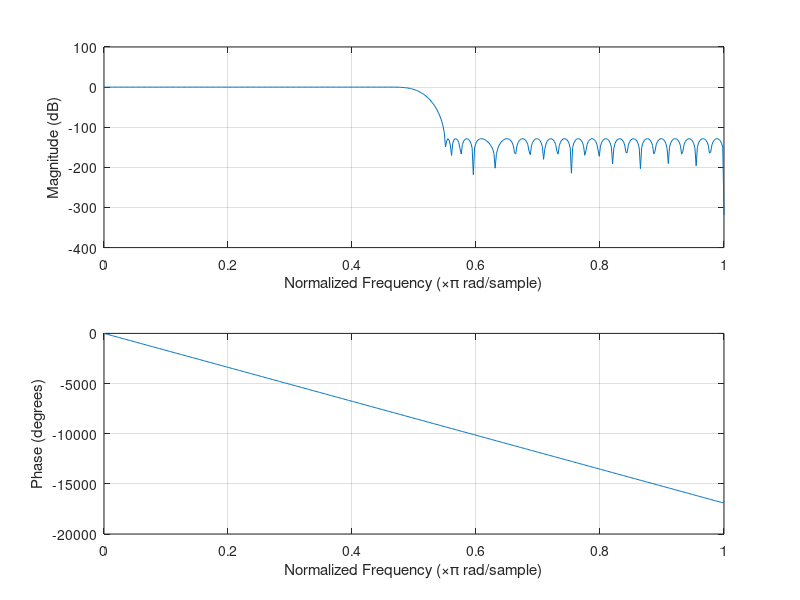
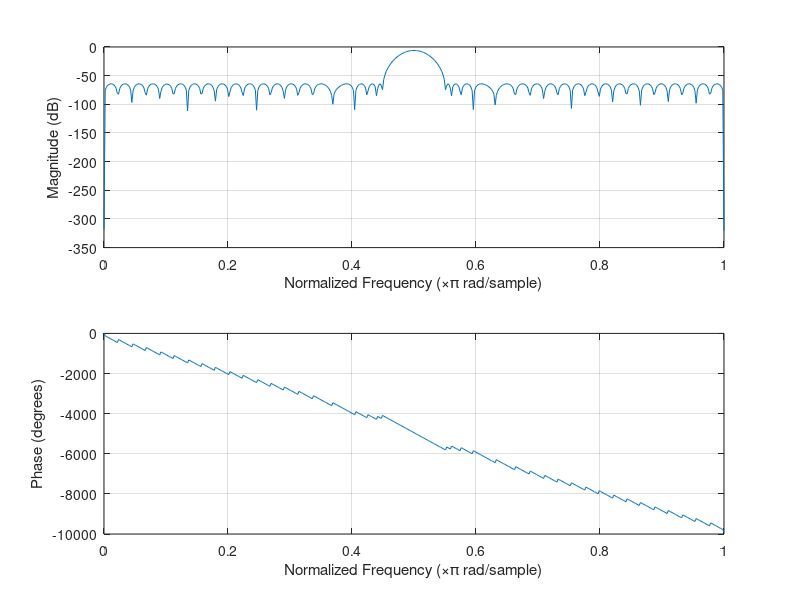
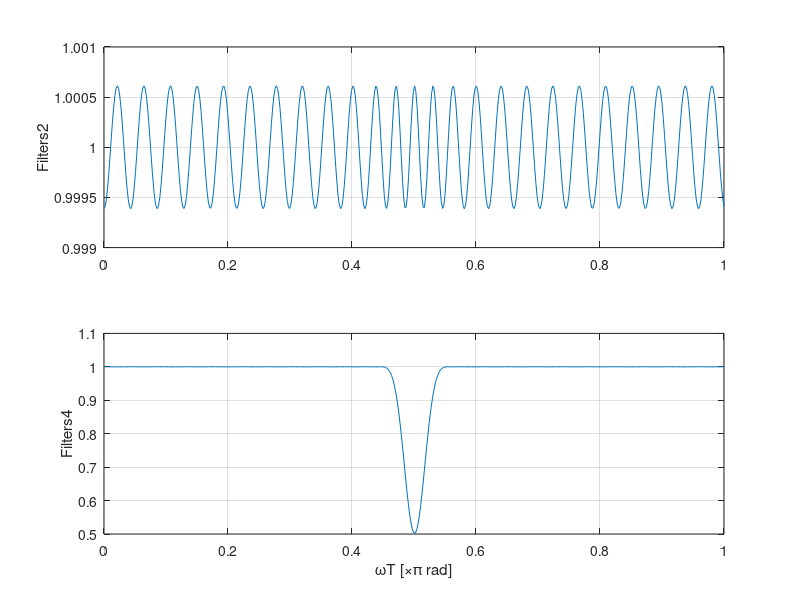

Source code (MATLAB) for these figures, in order:
%% 5.2.1

load('Filters2.mat');

f0h0=conv(f0,h0);
freqz(f0h0);

f0h1=conv(f0,h1);
figure;
freqz(f0h1);

f1h1=conv(f1,h1);
figure;
freqz(f1h1);

%% 5.2.2

load('Filters1.mat');
%load('Filters2.mat');
%load('Filters3.mat');

f0h0=conv(f0,h0);
f0h0odd=f0h0(1:2:end);
f0h1=conv(f0,h1);
f0h1odd=f0h1(1:2:end);
f1h1=conv(f1,h1);
f1h1odd=f1h1(1:2:end);

subplot(3,1,1);
stem(f0h0odd);
title('f0h0');
subplot(3,1,2);
stem(f0h1odd);
title('f0h1');
subplot(3,1,3);
stem(f1h1odd);
title('f1h1');

%% 5.2.3

%load('Filters1.mat');
%load('Filters2.mat');
load('Filters3.mat');

f0h0=conv(f0,h0);
f0h0odd=f0h0(1:2:end);
f1h1=conv(f1,h1);
f1h1odd=f1h1(1:2:end);

[F0H0,~]=freqz(f0h0odd);
f0h0_m=20*log10(abs(F0H0));
delta_c00_max=max(f0h0_m);
delta_c00_min=min(f0h0_m);
delta_c00=(delta_c00_max-delta_c00_min)/2

[F1H1,~]=freqz(f1h1odd);
f1h1_m=20*log10(abs(F1H1));
delta_c11_max=max(f1h1_m);
delta_c11_min=min(f1h1_m);
delta_c11=(delta_c11_max-delta_c11_min)/2

%% 5.2.4

load('Filters2.mat');

[F0,~]=freqz(f0);
[F1,~]=freqz(f1);

S2=(abs(F0)).^2+(abs(F1)).^2;

load('Filters4.mat');

[F0,~]=freqz(f0);
[F1,~]=freqz(f1);

S4=(abs(F0)).^2+(abs(F1)).^2;

wT=linspace(0,pi,512);

subplot(2,1,1)
plot(wT/pi,S2)
grid
ylabel('Filters2');
subplot(2,1,2)
plot(wT/pi,S4)
grid
ylabel('Filters4');
xlabel('\omegaT [\times\pi rad]');